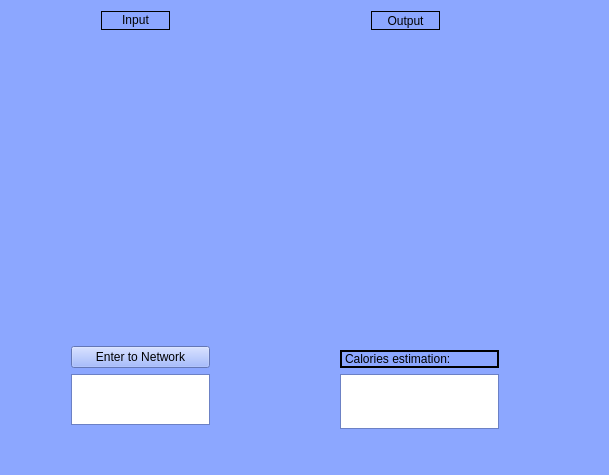
<?xml version="1.0" encoding="UTF-8"?>
<ui version="4.0">
 <class>MainWindow</class>
 <widget class="QMainWindow" name="MainWindow">
  <property name="geometry">
   <rect>
    <x>0</x>
    <y>0</y>
    <width>609</width>
    <height>475</height>
   </rect>
  </property>
  <property name="palette">
   <palette>
    <active>
     <colorrole role="WindowText">
      <brush brushstyle="SolidPattern">
       <color alpha="255">
        <red>0</red>
        <green>0</green>
        <blue>0</blue>
       </color>
      </brush>
     </colorrole>
     <colorrole role="Button">
      <brush brushstyle="SolidPattern">
       <color alpha="255">
        <red>140</red>
        <green>167</green>
        <blue>255</blue>
       </color>
      </brush>
     </colorrole>
     <colorrole role="Light">
      <brush brushstyle="SolidPattern">
       <color alpha="255">
        <red>255</red>
        <green>255</green>
        <blue>255</blue>
       </color>
      </brush>
     </colorrole>
     <colorrole role="Midlight">
      <brush brushstyle="SolidPattern">
       <color alpha="255">
        <red>197</red>
        <green>211</green>
        <blue>255</blue>
       </color>
      </brush>
     </colorrole>
     <colorrole role="Dark">
      <brush brushstyle="SolidPattern">
       <color alpha="255">
        <red>70</red>
        <green>83</green>
        <blue>127</blue>
       </color>
      </brush>
     </colorrole>
     <colorrole role="Mid">
      <brush brushstyle="SolidPattern">
       <color alpha="255">
        <red>93</red>
        <green>111</green>
        <blue>170</blue>
       </color>
      </brush>
     </colorrole>
     <colorrole role="Text">
      <brush brushstyle="SolidPattern">
       <color alpha="255">
        <red>0</red>
        <green>0</green>
        <blue>0</blue>
       </color>
      </brush>
     </colorrole>
     <colorrole role="BrightText">
      <brush brushstyle="SolidPattern">
       <color alpha="255">
        <red>255</red>
        <green>255</green>
        <blue>255</blue>
       </color>
      </brush>
     </colorrole>
     <colorrole role="ButtonText">
      <brush brushstyle="SolidPattern">
       <color alpha="255">
        <red>0</red>
        <green>0</green>
        <blue>0</blue>
       </color>
      </brush>
     </colorrole>
     <colorrole role="Base">
      <brush brushstyle="SolidPattern">
       <color alpha="255">
        <red>255</red>
        <green>255</green>
        <blue>255</blue>
       </color>
      </brush>
     </colorrole>
     <colorrole role="Window">
      <brush brushstyle="SolidPattern">
       <color alpha="255">
        <red>140</red>
        <green>167</green>
        <blue>255</blue>
       </color>
      </brush>
     </colorrole>
     <colorrole role="Shadow">
      <brush brushstyle="SolidPattern">
       <color alpha="255">
        <red>0</red>
        <green>0</green>
        <blue>0</blue>
       </color>
      </brush>
     </colorrole>
     <colorrole role="AlternateBase">
      <brush brushstyle="SolidPattern">
       <color alpha="255">
        <red>197</red>
        <green>211</green>
        <blue>255</blue>
       </color>
      </brush>
     </colorrole>
     <colorrole role="ToolTipBase">
      <brush brushstyle="SolidPattern">
       <color alpha="255">
        <red>255</red>
        <green>255</green>
        <blue>220</blue>
       </color>
      </brush>
     </colorrole>
     <colorrole role="ToolTipText">
      <brush brushstyle="SolidPattern">
       <color alpha="255">
        <red>0</red>
        <green>0</green>
        <blue>0</blue>
       </color>
      </brush>
     </colorrole>
    </active>
    <inactive>
     <colorrole role="WindowText">
      <brush brushstyle="SolidPattern">
       <color alpha="255">
        <red>0</red>
        <green>0</green>
        <blue>0</blue>
       </color>
      </brush>
     </colorrole>
     <colorrole role="Button">
      <brush brushstyle="SolidPattern">
       <color alpha="255">
        <red>140</red>
        <green>167</green>
        <blue>255</blue>
       </color>
      </brush>
     </colorrole>
     <colorrole role="Light">
      <brush brushstyle="SolidPattern">
       <color alpha="255">
        <red>255</red>
        <green>255</green>
        <blue>255</blue>
       </color>
      </brush>
     </colorrole>
     <colorrole role="Midlight">
      <brush brushstyle="SolidPattern">
       <color alpha="255">
        <red>197</red>
        <green>211</green>
        <blue>255</blue>
       </color>
      </brush>
     </colorrole>
     <colorrole role="Dark">
      <brush brushstyle="SolidPattern">
       <color alpha="255">
        <red>70</red>
        <green>83</green>
        <blue>127</blue>
       </color>
      </brush>
     </colorrole>
     <colorrole role="Mid">
      <brush brushstyle="SolidPattern">
       <color alpha="255">
        <red>93</red>
        <green>111</green>
        <blue>170</blue>
       </color>
      </brush>
     </colorrole>
     <colorrole role="Text">
      <brush brushstyle="SolidPattern">
       <color alpha="255">
        <red>0</red>
        <green>0</green>
        <blue>0</blue>
       </color>
      </brush>
     </colorrole>
     <colorrole role="BrightText">
      <brush brushstyle="SolidPattern">
       <color alpha="255">
        <red>255</red>
        <green>255</green>
        <blue>255</blue>
       </color>
      </brush>
     </colorrole>
     <colorrole role="ButtonText">
      <brush brushstyle="SolidPattern">
       <color alpha="255">
        <red>0</red>
        <green>0</green>
        <blue>0</blue>
       </color>
      </brush>
     </colorrole>
     <colorrole role="Base">
      <brush brushstyle="SolidPattern">
       <color alpha="255">
        <red>255</red>
        <green>255</green>
        <blue>255</blue>
       </color>
      </brush>
     </colorrole>
     <colorrole role="Window">
      <brush brushstyle="SolidPattern">
       <color alpha="255">
        <red>140</red>
        <green>167</green>
        <blue>255</blue>
       </color>
      </brush>
     </colorrole>
     <colorrole role="Shadow">
      <brush brushstyle="SolidPattern">
       <color alpha="255">
        <red>0</red>
        <green>0</green>
        <blue>0</blue>
       </color>
      </brush>
     </colorrole>
     <colorrole role="AlternateBase">
      <brush brushstyle="SolidPattern">
       <color alpha="255">
        <red>197</red>
        <green>211</green>
        <blue>255</blue>
       </color>
      </brush>
     </colorrole>
     <colorrole role="ToolTipBase">
      <brush brushstyle="SolidPattern">
       <color alpha="255">
        <red>255</red>
        <green>255</green>
        <blue>220</blue>
       </color>
      </brush>
     </colorrole>
     <colorrole role="ToolTipText">
      <brush brushstyle="SolidPattern">
       <color alpha="255">
        <red>0</red>
        <green>0</green>
        <blue>0</blue>
       </color>
      </brush>
     </colorrole>
    </inactive>
    <disabled>
     <colorrole role="WindowText">
      <brush brushstyle="SolidPattern">
       <color alpha="255">
        <red>70</red>
        <green>83</green>
        <blue>127</blue>
       </color>
      </brush>
     </colorrole>
     <colorrole role="Button">
      <brush brushstyle="SolidPattern">
       <color alpha="255">
        <red>140</red>
        <green>167</green>
        <blue>255</blue>
       </color>
      </brush>
     </colorrole>
     <colorrole role="Light">
      <brush brushstyle="SolidPattern">
       <color alpha="255">
        <red>255</red>
        <green>255</green>
        <blue>255</blue>
       </color>
      </brush>
     </colorrole>
     <colorrole role="Midlight">
      <brush brushstyle="SolidPattern">
       <color alpha="255">
        <red>197</red>
        <green>211</green>
        <blue>255</blue>
       </color>
      </brush>
     </colorrole>
     <colorrole role="Dark">
      <brush brushstyle="SolidPattern">
       <color alpha="255">
        <red>70</red>
        <green>83</green>
        <blue>127</blue>
       </color>
      </brush>
     </colorrole>
     <colorrole role="Mid">
      <brush brushstyle="SolidPattern">
       <color alpha="255">
        <red>93</red>
        <green>111</green>
        <blue>170</blue>
       </color>
      </brush>
     </colorrole>
     <colorrole role="Text">
      <brush brushstyle="SolidPattern">
       <color alpha="255">
        <red>70</red>
        <green>83</green>
        <blue>127</blue>
       </color>
      </brush>
     </colorrole>
     <colorrole role="BrightText">
      <brush brushstyle="SolidPattern">
       <color alpha="255">
        <red>255</red>
        <green>255</green>
        <blue>255</blue>
       </color>
      </brush>
     </colorrole>
     <colorrole role="ButtonText">
      <brush brushstyle="SolidPattern">
       <color alpha="255">
        <red>70</red>
        <green>83</green>
        <blue>127</blue>
       </color>
      </brush>
     </colorrole>
     <colorrole role="Base">
      <brush brushstyle="SolidPattern">
       <color alpha="255">
        <red>140</red>
        <green>167</green>
        <blue>255</blue>
       </color>
      </brush>
     </colorrole>
     <colorrole role="Window">
      <brush brushstyle="SolidPattern">
       <color alpha="255">
        <red>140</red>
        <green>167</green>
        <blue>255</blue>
       </color>
      </brush>
     </colorrole>
     <colorrole role="Shadow">
      <brush brushstyle="SolidPattern">
       <color alpha="255">
        <red>0</red>
        <green>0</green>
        <blue>0</blue>
       </color>
      </brush>
     </colorrole>
     <colorrole role="AlternateBase">
      <brush brushstyle="SolidPattern">
       <color alpha="255">
        <red>140</red>
        <green>167</green>
        <blue>255</blue>
       </color>
      </brush>
     </colorrole>
     <colorrole role="ToolTipBase">
      <brush brushstyle="SolidPattern">
       <color alpha="255">
        <red>255</red>
        <green>255</green>
        <blue>220</blue>
       </color>
      </brush>
     </colorrole>
     <colorrole role="ToolTipText">
      <brush brushstyle="SolidPattern">
       <color alpha="255">
        <red>0</red>
        <green>0</green>
        <blue>0</blue>
       </color>
      </brush>
     </colorrole>
    </disabled>
   </palette>
  </property>
  <property name="windowTitle">
   <string>MainWindow</string>
  </property>
  <widget class="QWidget" name="centralWidget">
   <widget class="QWidget" name="verticalLayoutWidget_2">
    <property name="geometry">
     <rect>
      <x>90</x>
      <y>0</y>
      <width>91</width>
      <height>41</height>
     </rect>
    </property>
    <layout class="QVBoxLayout" name="verticalLayout_2">
     <item>
      <widget class="QLabel" name="label_3">
       <property name="frameShape">
        <enum>QFrame::Panel</enum>
       </property>
       <property name="frameShadow">
        <enum>QFrame::Plain</enum>
       </property>
       <property name="lineWidth">
        <number>1</number>
       </property>
       <property name="midLineWidth">
        <number>0</number>
       </property>
       <property name="text">
        <string>Input</string>
       </property>
       <property name="textFormat">
        <enum>Qt::RichText</enum>
       </property>
       <property name="scaledContents">
        <bool>false</bool>
       </property>
       <property name="alignment">
        <set>Qt::AlignCenter</set>
       </property>
       <property name="wordWrap">
        <bool>false</bool>
       </property>
       <property name="textInteractionFlags">
        <set>Qt::LinksAccessibleByMouse</set>
       </property>
      </widget>
     </item>
    </layout>
   </widget>
   <widget class="QWidget" name="verticalLayoutWidget_3">
    <property name="geometry">
     <rect>
      <x>350</x>
      <y>50</y>
      <width>161</width>
      <height>241</height>
     </rect>
    </property>
    <layout class="QVBoxLayout" name="verticalLayout_3">
     <item>
      <widget class="QLabel" name="label_2">
       <property name="text">
        <string/>
       </property>
      </widget>
     </item>
    </layout>
   </widget>
   <widget class="QWidget" name="verticalLayoutWidget_4">
    <property name="geometry">
     <rect>
      <x>360</x>
      <y>0</y>
      <width>91</width>
      <height>41</height>
     </rect>
    </property>
    <layout class="QVBoxLayout" name="verticalLayout_4">
     <item>
      <widget class="QLabel" name="label_4">
       <property name="frameShape">
        <enum>QFrame::Panel</enum>
       </property>
       <property name="text">
        <string>Output</string>
       </property>
       <property name="alignment">
        <set>Qt::AlignCenter</set>
       </property>
      </widget>
     </item>
    </layout>
   </widget>
   <widget class="QWidget" name="verticalLayoutWidget">
    <property name="geometry">
     <rect>
      <x>80</x>
      <y>49</y>
      <width>141</width>
      <height>241</height>
     </rect>
    </property>
    <layout class="QVBoxLayout" name="verticalLayout">
     <item>
      <widget class="QLabel" name="label">
       <property name="text">
        <string/>
       </property>
      </widget>
     </item>
    </layout>
   </widget>
   <widget class="QWidget" name="verticalLayoutWidget_5">
    <property name="geometry">
     <rect>
      <x>60</x>
      <y>335</y>
      <width>161</width>
      <height>101</height>
     </rect>
    </property>
    <layout class="QVBoxLayout" name="verticalLayout_5">
     <item>
      <widget class="QPushButton" name="startButton">
       <property name="text">
        <string>Enter to Network</string>
       </property>
      </widget>
     </item>
     <item>
      <spacer name="verticalSpacer">
       <property name="orientation">
        <enum>Qt::Vertical</enum>
       </property>
       <property name="sizeHint" stdset="0">
        <size>
         <width>20</width>
         <height>40</height>
        </size>
       </property>
      </spacer>
     </item>
     <item>
      <widget class="QTextEdit" name="textEdit_2"/>
     </item>
    </layout>
   </widget>
   <widget class="QWidget" name="verticalLayoutWidget_6">
    <property name="geometry">
     <rect>
      <x>329</x>
      <y>339</y>
      <width>181</width>
      <height>101</height>
     </rect>
    </property>
    <layout class="QVBoxLayout" name="verticalLayout_6">
     <item>
      <widget class="QLabel" name="label_5">
       <property name="frameShape">
        <enum>QFrame::WinPanel</enum>
       </property>
       <property name="text">
        <string>Calories estimation:</string>
       </property>
      </widget>
     </item>
     <item>
      <widget class="QTextEdit" name="textEdit"/>
     </item>
    </layout>
   </widget>
  </widget>
  <action name="actionLoad">
   <property name="text">
    <string>Load</string>
   </property>
  </action>
  <action name="actionSave">
   <property name="text">
    <string>Save</string>
   </property>
  </action>
 </widget>
 <layoutdefault spacing="6" margin="11"/>
 <resources/>
 <connections/>
</ui>
